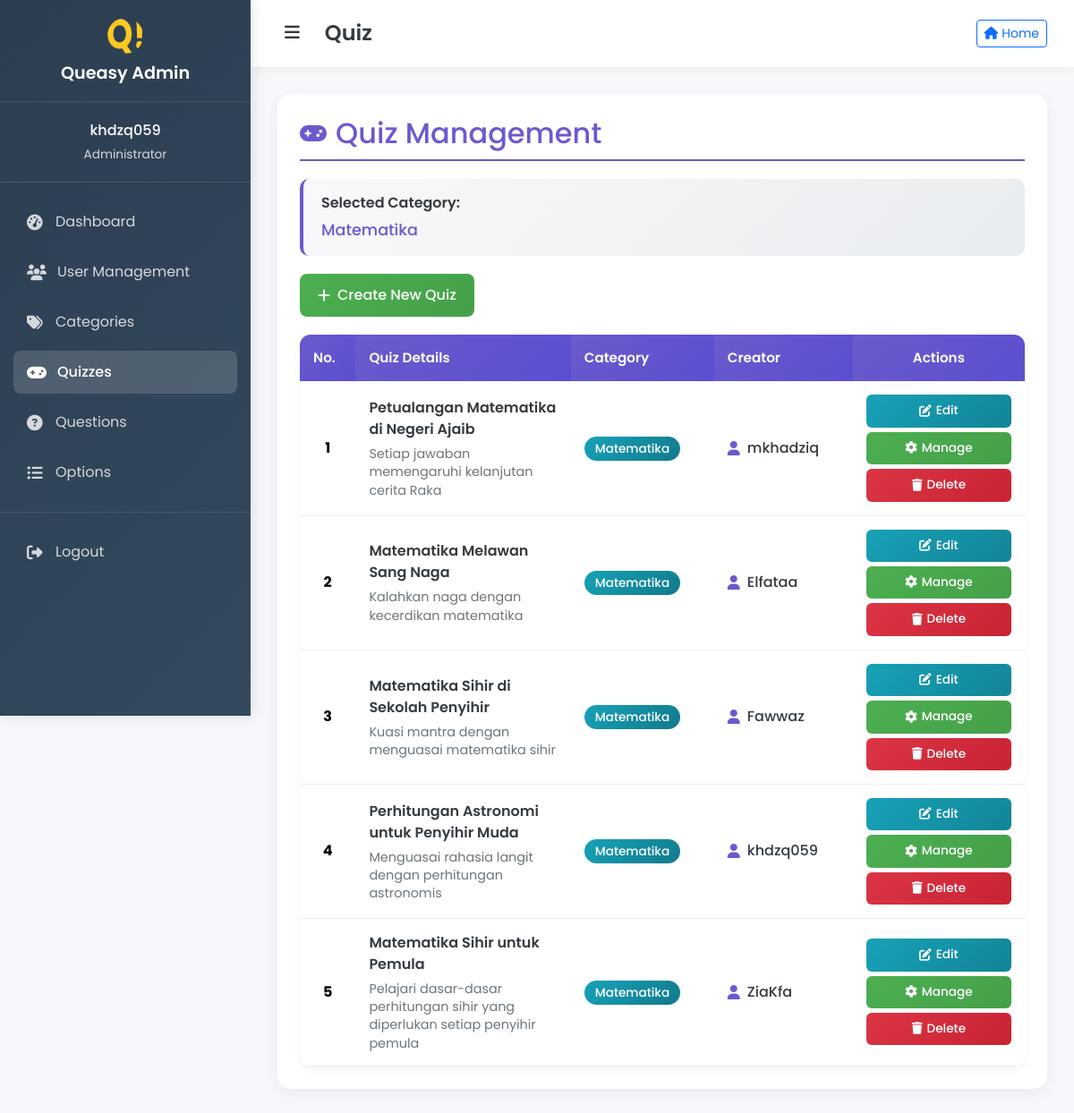
Page /admin/index.php?content=quiz&categ_id=1&name=Matematika (signed in) on the earlier database version.
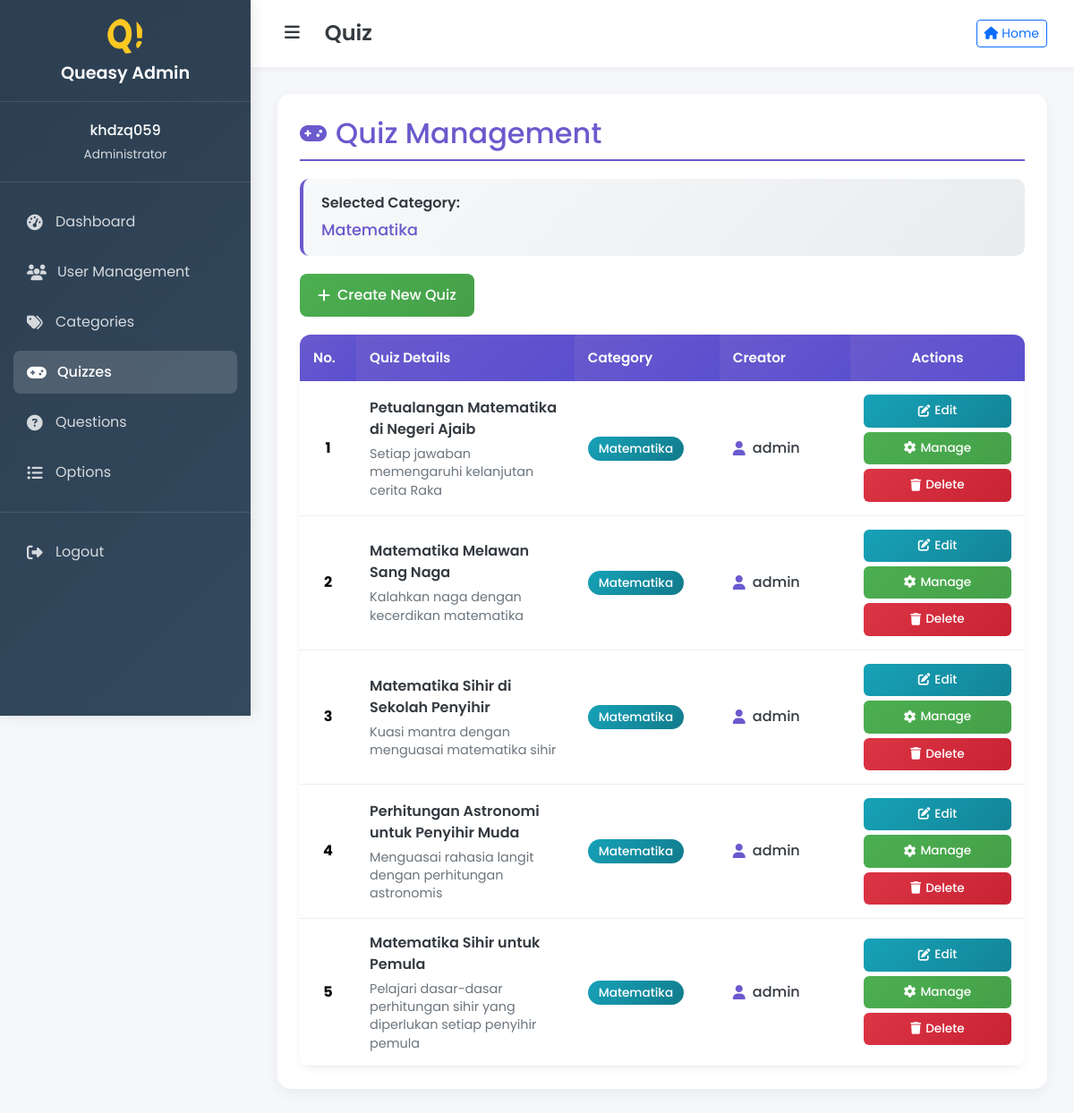
Same page on the later database version.
### tables this page shows
CREATE TABLE `quizzes` (
  `id` int NOT NULL,
  `title` varchar(50) NOT NULL,
  `description` text NOT NULL,
  `category_id` int NOT NULL,
  `creator_id` int NOT NULL
);

CREATE TABLE `user` (
  `id` int NOT NULL,
  `username` varchar(50) NOT NULL,
  `password` varchar(255) NOT NULL,
  `email` varchar(50) NOT NULL,
  `role` enum('admin','user') NOT NULL DEFAULT 'user',
  `score` int DEFAULT '0'
);

CREATE TABLE `category` (
  `id` int NOT NULL,
  `category_name` varchar(50) NOT NULL,
  `img` varchar(255) NOT NULL DEFAULT 'other.jpg'
);

### admin/view_quiz.php (the view, shortened to what this page needs)
<?php
if(isset($_GET["categ_id"]) && $_GET["categ_id"] != ""){
    $categ_id = $_GET["categ_id"];
    $categ_name = $_GET["name"];
    $result = mysqli_query($mysqli, "SELECT * FROM quizzes WHERE category_id = $categ_id");
} else {
    $categ_name = "All";
    $result = mysqli_query($mysqli, "SELECT * FROM quizzes");
}
?>
<div class="quiz-management">
    <h2 class="page-header">
        <i class="fas fa-gamepad"></i>
        Quiz Management
    </h2>
    <div class="category-info">
        <div class="label">Selected Category:</div>
        <div class="value"><?= htmlspecialchars($categ_name) ?></div>
    </div>
    <a href="index.php?content=create&table=quizzes&categ_id=<?= $categ_id ?>&categ_name=<?= urlencode($categ_name) ?>" class="btn-create">
        <i class="fas fa-plus"></i>
        Create New Quiz
    </a>
    <div class="table-container">
        <div class="table-responsive">
            <table class="table table-hover">
                <thead>
                    <tr>
                        <th width="5%">No.</th>
                        <th width="25%">Quiz Details</th>
                        <th width="15%">Category</th>
                        <th width="15%">Creator</th>
                        <th width="20%" class="text-center">Actions</th>
                    </tr>
                </thead>
                <tbody>
                    <?php
                    if($result && mysqli_num_rows($result) > 0):
                        $i = 1;
                        while($row = mysqli_fetch_array($result)):
                    ?>
                        <tr>
                            <td class="text-center">
                                <strong><?= $i ?></strong>
                            </td>
                            <td>
                                <div class="quiz-title"><?= htmlspecialchars($row["title"]) ?></div>
                                <div class="quiz-description">
                                    <?php
                                    $desc = htmlspecialchars($row["description"]);
                                    echo strlen($desc) > 80 ? substr($desc, 0, 80) . "..." : $desc;
                                    ?>
                                </div>
                            </td>
                            <td>
                                <?php
                                $category_query = mysqli_query($mysqli, "SELECT category_name FROM category WHERE id = ".$row["category_id"]);
                                $category = mysqli_fetch_assoc($category_query);
                                ?>
                                <span class="category-badge">
                                    <?= htmlspecialchars($category['category_name'] ?? 'Unknown') ?>
                                </span>
                            </td>
                            <td>
                                <?php
                                $user_query = mysqli_query($mysqli, "SELECT username FROM user WHERE id = ".$row["creator_id"]);
                                $user = mysqli_fetch_assoc($user_query);
                                ?>
                                <div class="creator-info">
                                    <i class="fas fa-user"></i>
                                    <?= htmlspecialchars($user['username'] ?? 'Unknown') ?>
                                </div>
                            </td>
                            <td>
                                <div class="action-buttons">
                                    <a href="index.php?content=edit&table=quizzes&id=<?= $row['id'] ?>&title=<?= urlencode($row['title']) ?>&desc=<?= urlencode($row['description']) ?>&categ_id=<?= $categ_id ?>&categ_name=<?= urlencode($categ_name) ?>"
                                       class="btn-edit action-btn">
                                        <i class="fas fa-edit"></i> Edit
                                    </a>
                                    <a href="index.php?content=questions&quiz_id=<?= $row['id'] ?>&quiz_name=<?= urlencode($row['title']) ?>"
                                       class="btn-manage action-btn">
                                        <i class="fas fa-cog"></i> Manage
                                    </a>
                                    <a href="delete.php?table=quizzes&id=<?= $row['id'] ?>&categ_id=<?= $categ_id ?>&categ_name=<?= urlencode($categ_name) ?>"
                                       class="btn-delete action-btn"
                                       onclick="return confirm('Are you sure you want to delete this quiz? This action cannot be undone.');">
                                        <i class="fas fa-trash"></i> Delete
                                    </a>
                                </div>
                            </td>
                        </tr>
                    <?php
                        $i++;
                        endwhile;
                    endif; ?>
                </tbody>
            </table>
        </div>
    </div>
</div>

Differences in the rows shown:
changed quizzes "Petualangan Matematika di Negeri Ajaib": creator.username "mkhadziq" → "admin"
changed quizzes "Matematika Melawan Sang Naga": creator.username "Elfataa" → "admin"
changed quizzes "Matematika Sihir di Sekolah Penyihir": creator.username "Fawwaz" → "admin"
changed quizzes "Perhitungan Astronomi untuk Penyihir Muda": creator.username "khdzq059" → "admin"
changed quizzes "Matematika Sihir untuk Pemula": creator.username "ZiaKfa" → "admin"
